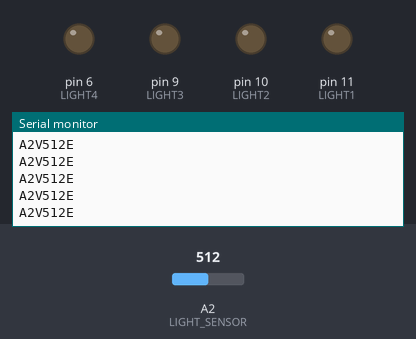
A sketch run on a simulated Arduino Uno, built with avr-gcc and run on an emulated ATmega328P. Shown: output pins drawn as LEDs (lit = HIGH), the last lines printed to the serial monitor. The inputs (shaded band) are chosen by the test bench; at power-on: A2 (LIGHT_SENSOR) = 512.

Above: at 1.2 s.
1.3 s: A2 (LIGHT_SENSOR) set to 11
At 2.3 s:
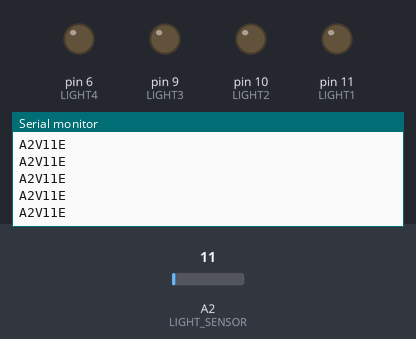
2.8 s: A2 (LIGHT_SENSOR) set to 8
At 3.5 s:
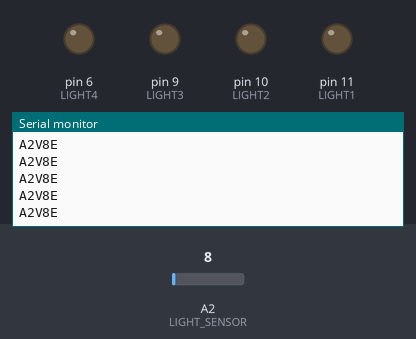
Timing chart, 0 to 5.8 s (numbered marks = the images above; inputs shaded):
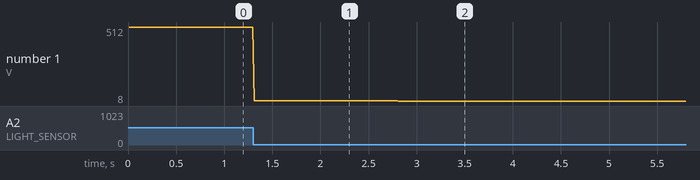

The sketch:

involt-basic.ino
```cpp
/*
  INVOLT BASIC ARDUINO SKETCH
  by Ernest Warzocha 2016
  ------------------------------------------------------
  This file is for serial communication between Arduino
  Uno and Involt App. It can be used with Bluetooth 2.0
  device connected via hardware serial.
*/

/*
  involtPin array contains values received from app.
  Each UI element refers to pin number which is index of
  this array. involtString is array for values received
  with "S" pin. You can increase the length of array to
  store more values then arduino total pins. Use them
  in sketch for not only pin-to-pin communication.
*/
int involtPin[14] = {};      //equals involt.pin.P in app
String involtString[2] = {}; //equals involt.pin.S in app

/*
  Buffer for received data. If you plan to receive more
  chars at once just increase the array length.
*/
char involt[16];

/*
  String for responding to function received from app.
*/
String fname;

/*
  Definim pinul care va primi informatii legate de
  intensitatea luminoasa
*/
#define LIGHT_SENSOR 2
/*
  Definim pinii de control pentru cele 4 MOSFETuri care
  controleaza cate un bec cu incandescenta fiecare.
*/
#define LIGHT1 11
#define LIGHT2 10
#define LIGHT3 9
#define LIGHT4 6

void setup()
{
  /*
  Connection speed must be same as app.
  Should remain unchanged.
 */
  Serial.begin(57600);
  /*
    In functie de ce dorim sa facem trebuie sa setam pinii cu care
    vom lucra in mod INPUT sau OUTPUT.
  */
  pinMode(LIGHT1, OUTPUT);
  pinMode(LIGHT2, OUTPUT);
  pinMode(LIGHT3, OUTPUT);
  pinMode(LIGHT4, OUTPUT);
}

void loop()
{
  involtReceive();
  delay(10);

  /*
    Cand butoanele HTML sunt activate vom activa si luminile corespunzatoare.
  */
  analogWrite(LIGHT1, involtPin[11]);
  analogWrite(LIGHT2, involtPin[10]);
  analogWrite(LIGHT3, involtPin[9]);
  analogWrite(LIGHT4, involtPin[6]);

  /*
    Citim de la pinul digital corespunzator senzorului de lumina si trimitem
    informatia catre pinul virtual cu acelasi numar.
  */
  int LS = analogRead(LIGHT_SENSOR);
  involtSend(LIGHT_SENSOR, LS);

  //Clear the function to trigger it only once.
  fname = "";
}

/*
  INVOLT FUNCTIONS
  ------------------------------------------------------

  involtReceive
  ------------------------------------------------------
  read the data from app and parse the values received
  into proper array. The read until is used due to
  issues with missing chars when reading direct strings.

  involtSend, involtSendString
  ------------------------------------------------------
  send int or string to app. Multiple prints are to
  reduce the sketch size (compared to sprintf()).

  involtSendFunction
  ------------------------------------------------------
  send function name to trigger it in app.
*/

void involtReceive()
{
  if (Serial.available() > 0)
  {
    Serial.readBytesUntil('\n', involt, sizeof(involt));
    int pin;
    if (involt[0] == 'P')
    {
      int value;
      sscanf(involt, "P%dV%d", &pin, &value);
      involtPin[pin] = value;
    }
    else if (involt[0] == 'S')
    {
      char value[sizeof(involt)];
      sscanf(involt, "S%dV%s", &pin, &value);
      involtString[pin] = value;
    }
    else if (involt[0] == 'F')
    {
      char value[sizeof(involt)];
      sscanf(involt, "F%s", &value);
      fname = value;
    };
    memset(involt, 0, sizeof(involt));
  };
};

void involtSend(int pinNumber, int sendValue)
{
  Serial.print('A');
  Serial.print(pinNumber);
  Serial.print('V');
  Serial.print(sendValue);
  Serial.println('E');
  Serial.flush();
};

void involtSendString(int pinNumber, String sendString)
{
  Serial.print('A');
  Serial.print(pinNumber);
  Serial.print('V');
  Serial.print(sendString);
  Serial.println('E');
  Serial.flush();
};

void involtSendFunction(String functionName)
{
  Serial.print('F');
  Serial.print(functionName);
  Serial.println('E');
  Serial.flush();
};
```

Measured:
- after the input at 1.3 s, the serial monitor: prints a new line at once (image 1)
- after the input at 2.8 s, the serial monitor: prints a new line at once (image 2)
- plotted number 1: 512 → 11 after the input at 1.3 s, 11 → 8 after the input at 2.8 s
